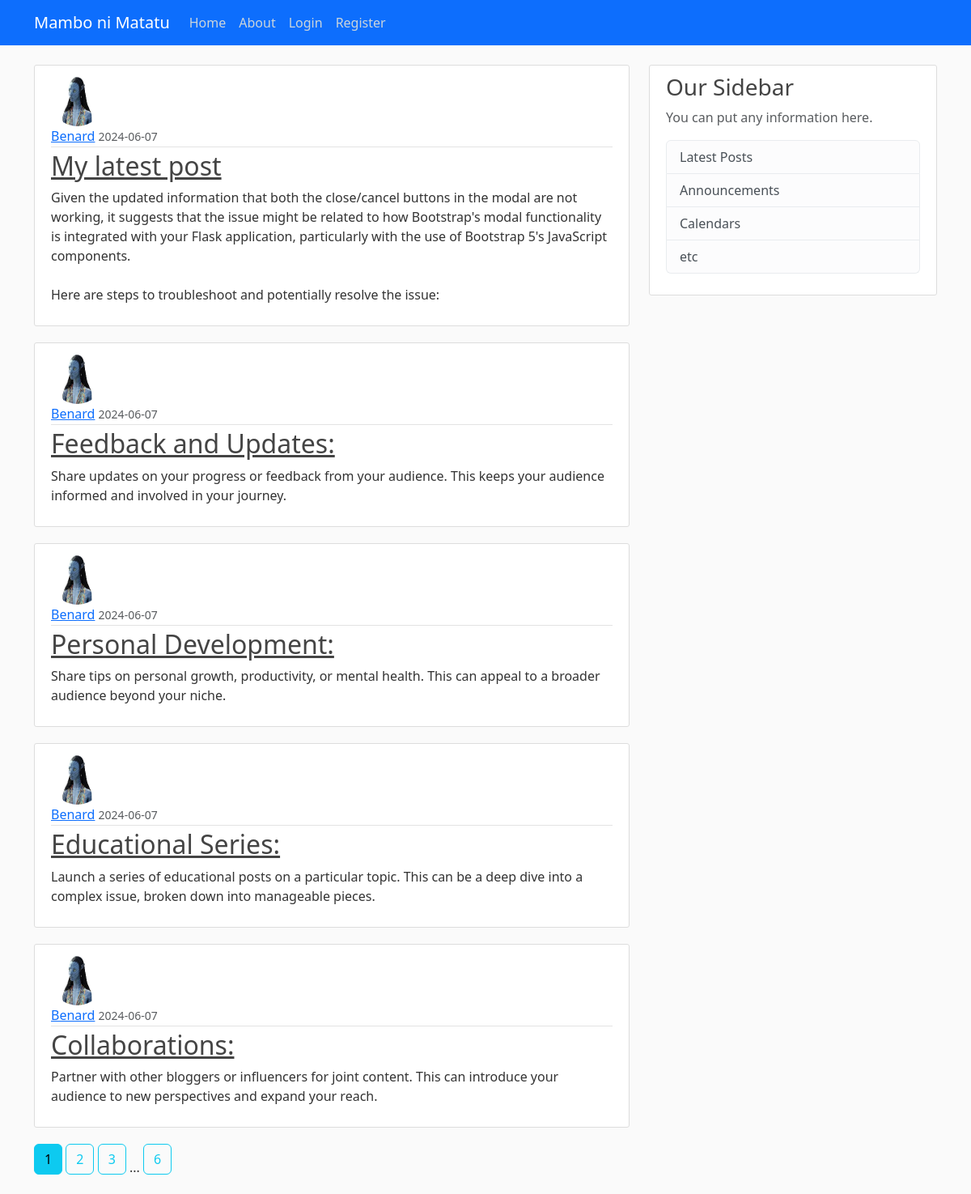
The page / on the database its author committed.
### app/models.py (models this page shows, shortened)
class Post(db.Model):
    id = db.Column(db.Integer, primary_key=True)
    title = db.Column(db.String(100), nullable=False)
    content = db.Column(db.Text, nullable=False)
    date_posted = db.Column(db.DateTime, nullable=False, default=datetime.utcnow)
    user_id = db.Column(db.Integer, db.ForeignKey('user.id'), nullable=False)

class User(db.Model, UserMixin):
    id = db.Column(db.Integer, primary_key=True)
    username = db.Column(db.String(12), unique=True, nullable=False)
    email = db.Column(db.String(120), unique=True, nullable=False)
    image_file = db.Column(db.String(20), nullable=False, default='default.jpg')
    password = db.Column(db.String(60), nullable=False)
    posts = db.relationship('Post', backref='author', lazy=True)

### app/routes.py (the view)
@app.route("/")
def home():
    page = request.args.get('page', 1, type=int)
    posts = Post.query.order_by(Post.date_posted.desc()).paginate(page=page, per_page=5)
    return render_template("home.html", posts=posts)

### app/templates/home.html
{% extends 'base.html' %} {% block content %} {% for post in posts.items %}
<article class="media content-section">
  <img
    class="rounded-circle article-img"
    src="{{ url_for('static', filename='profile_pics/' + post.author.image_file) }}"
  />
  <div class="media-body">
    <div class="article-metadata">
      <a
        class="mr-2"
        href="{{ url_for('user_posts', username=post.author.username) }}"
        >{{ post.author.username }}</a
      >
      <small class="text-muted"
        >{{ post.date_posted.strftime('%Y-%m-%d') }}</small
      >
    </div>
    <h2>
      <a class="article-title" href="{{ url_for('post', post_id=post.id) }}"
        >{{ post.title }}</a
      >
    </h2>
    <p class="article-content">{{ post.content }}</p>
  </div>
</article>
{% endfor %} {% for page_num in posts.iter_pages(left_edge=1, right_edge=1,
left_current=1, right_current=2) %} {% if page_num %} {% if posts.page ==
page_num %}
<a class="btn btn-info mb-4" href="{{ url_for('home', page=page_num) }}"
  >{{ page_num }}</a
>
{% else %}
<a class="btn btn-outline-info mb-4" href="{{ url_for('home', page=page_num) }}"
  >{{ page_num }}</a
>
{% endif %} {% else %} ... {% endif %} {% endfor %} {% endblock %}

### app/templates/base.html (shortened to what this page needs)
<!DOCTYPE html>
<html lang="en">
  <head>
    <link
      href="https://cdn.jsdelivr.net/npm/bootstrap@5.3.3/dist/css/bootstrap.min.css"
      rel="stylesheet"
    />
    <link
      rel="stylesheet"
      type="text/css"
      href="{{ url_for('static', filename='main.css') }}"
    />
  </head>
  <body>
    <header class="site-header">
      <nav class="navbar navbar-expand-md navbar-dark bg-primary fixed-top">
        <div class="container">
          <a class="navbar-brand mr-4" href="/">Mambo ni Matatu</a>
          <div class="collapse navbar-collapse" id="navbarToggle">
            <div class="navbar-nav mr-auto">
              <a class="nav-item nav-link" href="{{ url_for('home') }}">Home</a>
              <a class="nav-item nav-link" href="{{ url_for('about') }}">About</a>
            </div>
            <div class="navbar-nav">
              {% if current_user.is_authenticated%}
               <a class="nav-item nav-link" href="{{ url_for('new_post') }}">New post</a>
              <a class="nav-item nav-link" href="{{ url_for('account') }}">Account</a>
              <a class="nav-item nav-link" href="{{ url_for('logout') }}">Logout</a>
              {% else %}
              <a class="nav-item nav-link" href="{{ url_for('login') }}">Login</a>
              <a class="nav-item nav-link" href="{{ url_for('register') }}">Register</a>
              {% endif %}
            </div>
          </div>
        </div>
      </nav>
    </header>
    <main role="main" class="container">
  <div class="row">
    <div class="col-md-8">
      {% block content %}{% endblock %}
    </div>
    <div class="col-md-4">
      <div class="content-section">
        <h3>Our Sidebar</h3>
        <p class='text-muted'>You can put any information here.
          <ul class="list-group">
            <li class="list-group-item list-group-item-light">Latest Posts</li>
            <li class="list-group-item list-group-item-light">Announcements</li>
            <li class="list-group-item list-group-item-light">Calendars</li>
            <li class="list-group-item list-group-item-light">etc</li>
          </ul>
        </p>
      </div>
    </div>
  </div>
</main>
  </body>
</html>

### app/static/main.css (style rules this page uses)
body { background: #fafafa; color: #333333; margin-top: 5rem; }
h1, h2, h3, h4, h5, h6 { color: #444444; }
.site-header .navbar-nav .nav-link { color: #cbd5db; }
.content-section { background: #ffffff; padding: 10px 20px; border: 1px solid #dddddd; border-radius: 3px; margin-bottom: 20px; }
.article-title { color: #444444; }
.article-content { white-space: pre-line; }
.article-img { height: 65px; width: 65px; margin-right: 16px; }
.article-metadata { padding-bottom: 1px; margin-bottom: 4px; border-bottom: 1px solid #e3e3e3; }

### rows shown on the page
Post: image_file (placeholder picture), author.username "Benard", date_posted "2024-06-07", title "My latest post", content "Given the updated information that both the close/cancel buttons in the modal are not working, it suggests that the issue might be related to how Bootstrap's modal functionality is integrated with your Flask application, particularly with the use of Bootstrap 5's JavaScript components. Here are steps to troubleshoot and potentially resolve the issue:"
Post: image_file (placeholder picture), author.username "Benard", date_posted "2024-06-07", title "Feedback and Updates:", content "Share updates on your progress or feedback from your audience. This keeps your audience informed and involved in your journey."
Post: image_file (placeholder picture), author.username "Benard", date_posted "2024-06-07", title "Personal Development:", content "Share tips on personal growth, productivity, or mental health. This can appeal to a broader audience beyond your niche."
Post: image_file (placeholder picture), author.username "Benard", date_posted "2024-06-07", title "Educational Series:", content "Launch a series of educational posts on a particular topic. This can be a deep dive into a complex issue, broken down into manageable pieces."
Post: image_file (placeholder picture), author.username "Benard", date_posted "2024-06-07", title "Collaborations:", content "Partner with other bloggers or influencers for joint content. This can introduce your audience to new perspectives and expand your reach."

### other values the page prints
{{ page_num }} "1"
{{ page_num }} "2" "3" "6"
